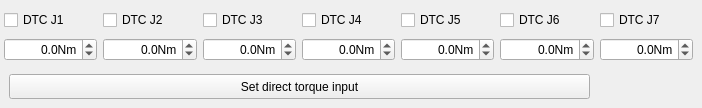
       <widget class="QWidget" name="tab_7">
        <attribute name="title">
         <string>DTC</string>
        </attribute>
        <widget class="QPushButton" name="pushButton_dtc">
         <property name="geometry">
          <rect>
           <x>9</x>
           <y>74</y>
           <width>581</width>
           <height>25</height>
          </rect>
         </property>
         <property name="text">
          <string>Set direct torque input</string>
         </property>
        </widget>
        <widget class="QWidget" name="layoutWidget">
         <property name="geometry">
          <rect>
           <x>4</x>
           <y>8</y>
           <width>689</width>
           <height>57</height>
          </rect>
         </property>
         <layout class="QGridLayout" name="gridLayout_23">
          <item row="1" column="4">
           <widget class="QDoubleSpinBox" name="doubleSpinBox_dtc_5">
            <property name="alignment">
             <set>Qt::AlignRight|Qt::AlignTrailing|Qt::AlignVCenter</set>
            </property>
            <property name="suffix">
             <string>Nm</string>
            </property>
            <property name="decimals">
             <number>1</number>
            </property>
            <property name="minimum">
             <double>-100.000000000000000</double>
            </property>
            <property name="maximum">
             <double>100.000000000000000</double>
            </property>
            <property name="singleStep">
             <double>5.000000000000000</double>
            </property>
           </widget>
          </item>
          <item row="1" column="2">
           <widget class="QDoubleSpinBox" name="doubleSpinBox_dtc_3">
            <property name="alignment">
             <set>Qt::AlignRight|Qt::AlignTrailing|Qt::AlignVCenter</set>
            </property>
            <property name="suffix">
             <string>Nm</string>
            </property>
            <property name="decimals">
             <number>1</number>
            </property>
            <property name="minimum">
             <double>-100.000000000000000</double>
            </property>
            <property name="maximum">
             <double>100.000000000000000</double>
            </property>
            <property name="singleStep">
             <double>5.000000000000000</double>
            </property>
           </widget>
          </item>
          <item row="0" column="1">
           <widget class="QCheckBox" name="checkBox_dtc_2">
            <property name="text">
             <string>DTC J2</string>
            </property>
           </widget>
          </item>
          <item row="1" column="1">
           <widget class="QDoubleSpinBox" name="doubleSpinBox_dtc_2">
            <property name="alignment">
             <set>Qt::AlignRight|Qt::AlignTrailing|Qt::AlignVCenter</set>
            </property>
            <property name="suffix">
             <string>Nm</string>
            </property>
            <property name="decimals">
             <number>1</number>
            </property>
            <property name="minimum">
             <double>-100.000000000000000</double>
            </property>
            <property name="maximum">
             <double>100.000000000000000</double>
            </property>
            <property name="singleStep">
             <double>5.000000000000000</double>
            </property>
           </widget>
          </item>
          <item row="1" column="5">
           <widget class="QDoubleSpinBox" name="doubleSpinBox_dtc_6">
            <property name="alignment">
             <set>Qt::AlignRight|Qt::AlignTrailing|Qt::AlignVCenter</set>
            </property>
            <property name="suffix">
             <string>Nm</string>
            </property>
            <property name="decimals">
             <number>1</number>
            </property>
            <property name="minimum">
             <double>-100.000000000000000</double>
            </property>
            <property name="maximum">
             <double>100.000000000000000</double>
            </property>
            <property name="singleStep">
             <double>5.000000000000000</double>
            </property>
           </widget>
          </item>
          <item row="0" column="3">
           <widget class="QCheckBox" name="checkBox_dtc_4">
            <property name="text">
             <string>DTC J4</string>
            </property>
           </widget>
          </item>
          <item row="1" column="3">
           <widget class="QDoubleSpinBox" name="doubleSpinBox_dtc_4">
            <property name="alignment">
             <set>Qt::AlignRight|Qt::AlignTrailing|Qt::AlignVCenter</set>
            </property>
            <property name="suffix">
             <string>Nm</string>
            </property>
            <property name="decimals">
             <number>1</number>
            </property>
            <property name="minimum">
             <double>-100.000000000000000</double>
            </property>
            <property name="maximum">
             <double>100.000000000000000</double>
            </property>
            <property name="singleStep">
             <double>5.000000000000000</double>
            </property>
           </widget>
          </item>
          <item row="0" column="2">
           <widget class="QCheckBox" name="checkBox_dtc_3">
            <property name="text">
             <string>DTC J3</string>
            </property>
           </widget>
          </item>
          <item row="1" column="6">
           <widget class="QDoubleSpinBox" name="doubleSpinBox_dtc_7">
            <property name="alignment">
             <set>Qt::AlignRight|Qt::AlignTrailing|Qt::AlignVCenter</set>
            </property>
            <property name="suffix">
             <string>Nm</string>
            </property>
            <property name="decimals">
             <number>1</number>
            </property>
            <property name="minimum">
             <double>-100.000000000000000</double>
            </property>
            <property name="maximum">
             <double>100.000000000000000</double>
            </property>
            <property name="singleStep">
             <double>5.000000000000000</double>
            </property>
           </widget>
          </item>
          <item row="0" column="0">
           <widget class="QCheckBox" name="checkBox_dtc_1">
            <property name="text">
             <string>DTC J1</string>
            </property>
           </widget>
          </item>
          <item row="1" column="0">
           <widget class="QDoubleSpinBox" name="doubleSpinBox_dtc_1">
            <property name="alignment">
             <set>Qt::AlignRight|Qt::AlignTrailing|Qt::AlignVCenter</set>
            </property>
            <property name="suffix">
             <string>Nm</string>
            </property>
            <property name="decimals">
             <number>1</number>
            </property>
            <property name="minimum">
             <double>-100.000000000000000</double>
            </property>
            <property name="maximum">
             <double>100.000000000000000</double>
            </property>
            <property name="singleStep">
             <double>5.000000000000000</double>
            </property>
           </widget>
          </item>
          <item row="0" column="4">
           <widget class="QCheckBox" name="checkBox_dtc_5">
            <property name="text">
             <string>DTC J5</string>
            </property>
           </widget>
          </item>
          <item row="0" column="5">
           <widget class="QCheckBox" name="checkBox_dtc_6">
            <property name="text">
             <string>DTC J6</string>
            </property>
           </widget>
          </item>
          <item row="0" column="6">
           <widget class="QCheckBox" name="checkBox_dtc_7">
            <property name="text">
             <string>DTC J7</string>
            </property>
           </widget>
          </item>
         </layout>
        </widget>
       </widget>
